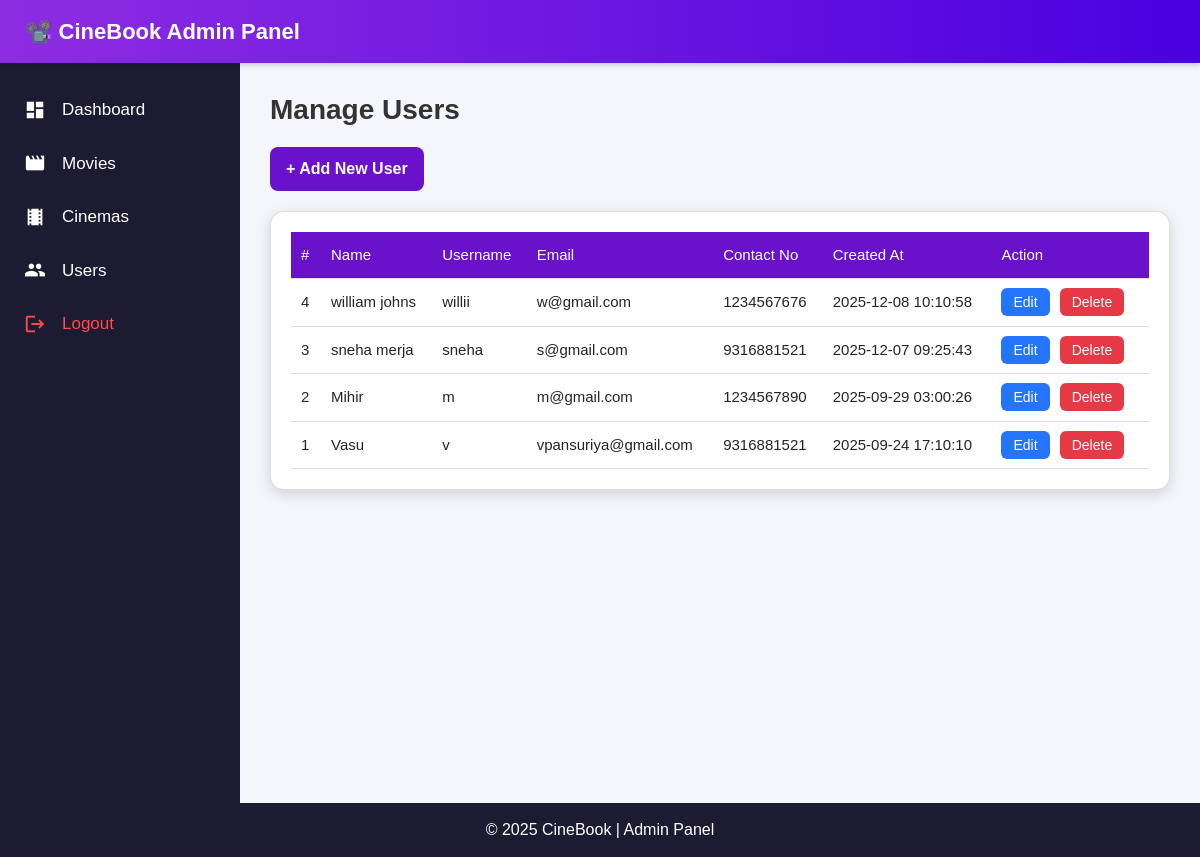
Page /admin/ad_users.php (signed in) on the committed database.
### tables this page shows
CREATE TABLE `users` (
  `id` int NOT NULL,
  `name` text NOT NULL,
  `username` text NOT NULL,
  `password` text NOT NULL,
  `email` text NOT NULL,
  `contact_no` text NOT NULL,
  `created_at` timestamp NOT NULL DEFAULT CURRENT_TIMESTAMP
);

### admin/ad_users.php (the view, shortened to what this page needs)
<?php
include '../db_connect.php';
$users = [];
$res = $conn->query("SELECT id, name, username, password, email, contact_no, created_at FROM users ORDER BY id DESC");
if ($res) {
  while ($row = $res->fetch_assoc()) $users[] = $row;
}
?>
<!DOCTYPE html>
<html lang="en">
<head>
</head>
<body>
  <div class="header">
    <div>📽️ CineBook Admin Panel</div>
  </div>
  <div class="layout">
    <div class="sidebar">
      <a href="dashboard.php"><span class="icon material-icons">dashboard</span><span>Dashboard</span></a>
      <a href="ad_movies.php"><span class="icon material-icons">movie</span><span>Movies</span></a>
      <a href="ad_cinemas.php"><span class="icon material-icons">theaters</span><span>Cinemas</span></a>
      <a href="ad_users.php"><span class="icon material-icons">people</span><span>Users</span></a>
      <a href="logout.php" style="color:#ff4d4d;"><span class="icon material-icons">logout</span><span>Logout</span></a>
    </div>
    <div class="content">
      <h2 class="page-title">Manage Users</h2>
      <a href="ad_add_users.php" class="add-btn">+ Add New User</a>
      <div class="card" style="margin-top:20px;">
        <table>
          <thead>
            <tr>
              <th>#</th>
              <th>Name</th>
              <th>Username</th>
              <th>Email</th>
              <th>Contact No</th>
              <th>Created At</th>
              <th>Action</th>
            </tr>
          </thead>
          <tbody>
            <?php if (empty($users)): ?>
              <tr>
                <td colspan="8">No users found.</td>
              </tr>
              <?php else: foreach ($users as $u): ?>
                <tr>
                  <td><?php echo htmlspecialchars($u['id']); ?></td>
                  <td><?php echo htmlspecialchars($u['name']); ?></td>
                  <td><?php echo htmlspecialchars($u['username']); ?></td>
                  <td><?php echo htmlspecialchars($u['email']); ?></td>
                  <td><?php echo htmlspecialchars($u['contact_no']); ?></td>
                  <td><?php echo htmlspecialchars($u['created_at']); ?></td>
                  <td>
                    <a class="action-btn edit-btn" href="ad_edit_users.php?id=<?php echo $u['id']; ?>">Edit</a>
                    <a class="action-btn delete-btn" href="ad_delete_users.php?id=<?php echo $u['id']; ?>" onclick="return confirm('Delete this user?')">Delete</a>
                  </td>
                </tr>
            <?php endforeach;
            endif; ?>
          </tbody>
        </table>
      </div>
    </div>
  </div>
  <div class="footer">
    © 2025 CineBook | Admin Panel
  </div>
</body>
</html>

### admin/ad_users.php (style rules this page uses)
* { margin: 0; padding: 0; box-sizing: border-box; }
body { font-family: Arial; background: #f5f6fc; display: flex; flex-direction: column; min-height: 100vh; }
.header { background: linear-gradient(90deg, #8e2de2, #4a00e0); color: white; padding: 15px 25px; display: flex; justify-content: space-between; align-items: center; font-size: 22px; font-weight: bold; position: sticky; top: 0; z-index: 1000; box-shadow: 0 2px 6px rgba(0, 0, 0, 0.2); }
.layout { display: flex; flex: 1; min-height: calc(100vh - 60px); }
.sidebar { width: 240px; background: #1d1b31; padding-top: 20px; color: white; flex-shrink: 0; transition: width 0.3s ease-in-out; }
.sidebar a { display: flex; align-items: center; gap: 12px; padding: 14px 20px; font-size: 17px; color: white; text-decoration: none; transition: 0.25s; }
.icon { font-size: 22px; min-width: 30px; text-align: center; }
.content { flex: 1; padding: 30px; transition: margin 0.3s; }
.page-title { font-size: 28px; font-weight: bold; color: #333; margin-bottom: 20px; }
.add-btn { display: inline-block; background: #6a11cb; color: white; padding: 10px 16px; border-radius: 8px; text-decoration: none; font-size: 16px; font-weight: bold; transition: 0.3s; }
.card { background: white; border-radius: 14px; padding: 20px; box-shadow: 0 4px 14px rgba(0, 0, 0, 0.15); overflow-x: auto; }
.card table { width: 100%; border-collapse: collapse; font-size: 15px; }
.card table th, .card table td { padding: 12px 10px; text-align: left; border-bottom: 1px solid #ddd; }
.card table th { background: #6a11cb; color: white; font-weight: 500; }
.action-btn { padding: 6px 12px; border-radius: 6px; text-decoration: none; color: white; font-size: 14px; margin-right: 6px; }
.edit-btn { background: #2575fc; }
.delete-btn { background: #e63946; }
.footer { background: #1d1b31; color: white; text-align: center; padding: 15px 0; font-size: 16px; margin-top: auto; }

### rows in the picture
users: id "4", name "william johns", username "willii", email "w@gmail.com", contact_no "1234567676", created_at "2025-12-08 10:10:58"
users: id "3", name "sneha merja", username "sneha", email "s@gmail.com", contact_no "9316881521", created_at "2025-12-07 09:25:43"
users: id "2", name "Mihir", username "m", email "m@gmail.com", contact_no "1234567890", created_at "2025-09-29 03:00:26"
users: id "1", name "Vasu", username "v", email "vpansuriya@gmail.com", contact_no "9316881521", created_at "2025-09-24 17:10:10"
